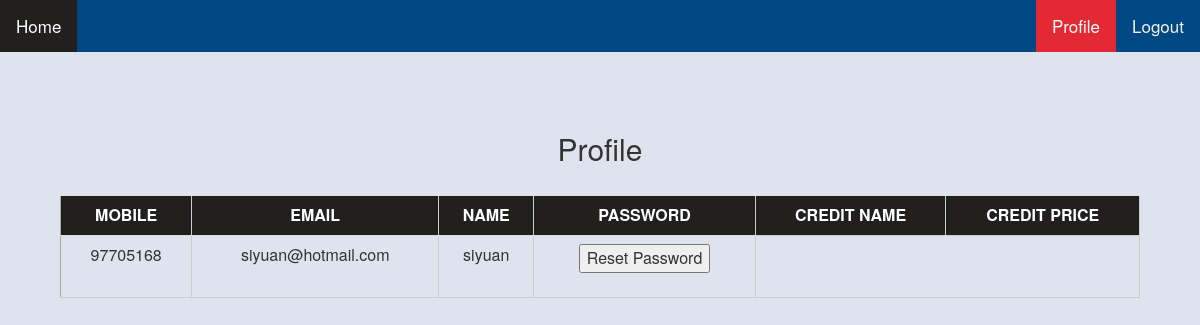
Page /customer/customer_profile.php (signed in) on the earlier database version.
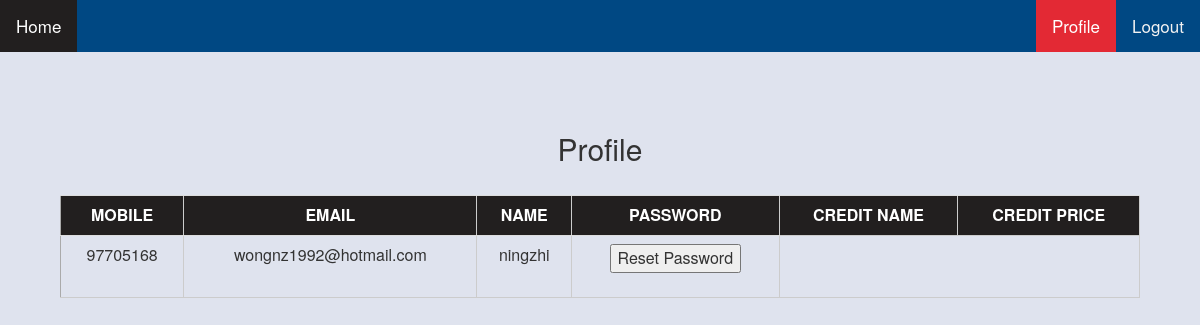
Same page on the later database version.
### tables this page shows
CREATE TABLE `customers` (
  `custID` int(11) NOT NULL,
  `custEmail` varchar(100) NOT NULL,
  `custName` varchar(100) NOT NULL,
  `custMobile` int(11) NOT NULL,
  `custCredit` int(11) NOT NULL
);

### customer/customer_profile.php (the view, shortened to what this page needs)
<?php
include "../config.php";
$getID = $_SESSION['userID'];
$query = "SELECT * FROM customers where custID = $getID";
$result = mysqli_query($db, $query);
?>
<html>
    <head>
        <link rel="stylesheet" href="https://maxcdn.bootstrapcdn.com/bootstrap/3.3.7/css/bootstrap.min.css">
        <link rel="stylesheet" type="text/css" href="../css/table.css">
        <link rel="stylesheet" href="../css/navigation.css" type="text/css"/>
        <link rel="stylesheet" type="text/css" href="../css/content.css">
    </head>
    <body>
        <div class="topnav">
            <a href="customer_home.php">Home</a>
            <a id="right" href="../doLogout.php" class="btn-logout">Logout</a>
            <a  class="active" id="right"href="customer_profile.php">Profile</a>
        </div>
        <div style="padding:60px;">
            <h2 class="text-center white">Profile</h2><br>
            <table class="table" border="1">
                <tr class="tableheader">
                    <th class="th">MOBILE</th>
                    <th class="th">EMAIL</th>
                    <th class="th">NAME</th>
                    <th class="th">PASSWORD</th>
                    <th class="th">CREDIT NAME</th>
                    <th class="th">CREDIT PRICE</th>
                </tr>
                <?php
                while ($row = mysqli_fetch_assoc($result)) {
                    echo "<tr>\n";
                    echo "  <td  class='td'>" . $row['custMobile'] . "  </td>" . "\n";
                    echo "  <td  class='td'>" . $row['custEmail'] . "  </td>" . "\n";
                    echo "  <td  class='td'>" . $row['custName'] . "  </td>" . "\n";
                    echo "  <td  class='td'>" . "<form method='post' action='../ForgetPassword/confirmPasswordResetPage.php'> <input class='button' type='submit' name='reset-submit' tabindex='4' class='form-control btn btn-blue' value='Reset Password'>" . "</td>" . "\n";
                }
                ?>
            </table>
        </div>
    </body>
</html>

### css/table.css (style rules this page uses)
.table { border-top: 1px solid #aaa; border-left: 1px solid #aaa; border-right: 1px solid #ccc; border-bottom: 1px solid #ccc; }
.th { text-align: center; background-color: #221F1F; color: white; }
.td { text-align: center; }
.tableheader { background-color: lightgray; }

### css/navigation.css (style rules this page uses)
body { margin:0; }
.topnav { overflow: hidden; background-color: #004883; }
.topnav a { float: left; display: block; color: #f2f2f2; text-align: center; padding: 14px 16px; text-decoration: none; font-size: 17px; }
.topnav a.active { background-color: #E32934; color: white; }
#right { float:right; }

### css/content.css (style rules this page uses)
body { background-color:#DFE3EE ; }

Differences in the rows shown:
changed customers: custEmail "siyuan@hotmail.com" → "wongnz1992@hotmail.com"; custName "siyuan" → "ningzhi"
